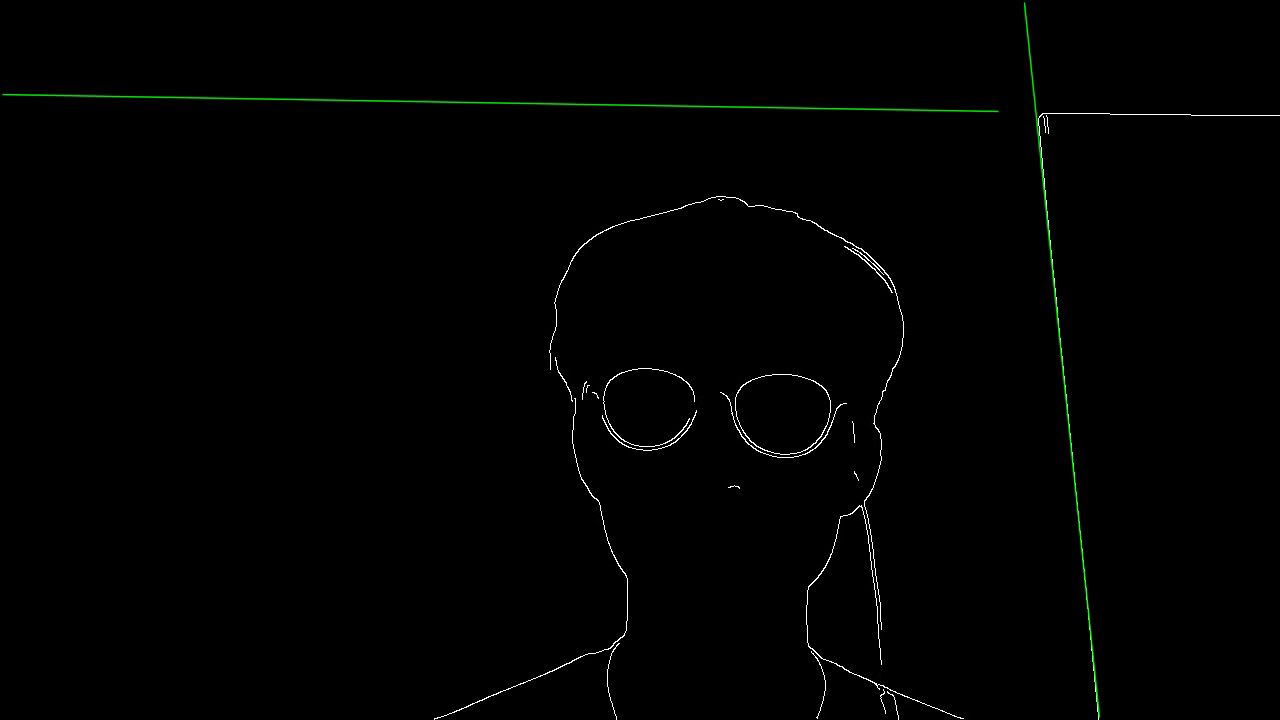
//> input picture frame 15 of OpenCV_Test/image/vedio.avi, 1280 x 720 px, given in place of vedio1.avi, which was not available
$ ./main   (built with g++ and OpenCV 4)
//> lines starting //> are read from the running program, lines starting //| are printed output that depends on the picture; after the words box and inside, x2 and y2 are one past the last pixel; in counts of white or black regions, pixels touching at a corner belong together; pictures that were not available may be replaced by others from this repository, and a replacement may not be noted

#include <opencv2/opencv.hpp>
#include <cstdlib>
#include <time.h>
using namespace std;
using namespace cv;

void draw_houghLines(Mat src, Mat &dst, vector<Vec2f> lines, int nline) {
	cvtColor(src, dst, CV_GRAY2BGR);
	for (size_t i = 0; i < min((int)lines.size(), nline); i++) {
		float rho = lines[i][0], theta = lines[i][1];
		double a = cos(theta), b = sin(theta);
		Point2d pt(a*rho, b*rho);
		Point2d delta(1000 * -b, 1000 * a);
		line(dst, pt + delta, pt - delta, Scalar(0, 255, 0), 1, LINE_AA);
	}
}

int main() {
	VideoCapture capture("./image/vedio1.avi");
	if (!capture.isOpened()) {
		exit(1);
	}

	double rho = 1, theta = CV_PI / 180;
	Mat frame;
	Mat canny, edge, dst1;
	double fps = 29.97;
	Size size;
	int fourcc = VideoWriter::fourcc('D', 'X', '5', '0');
	capture.read(frame);
//> frame is the input picture: 720 rows x 1280 cols, CV_8UC3; mean B, G, R 1.2, 1.8, 1.2
	VideoWriter writer;
	writer.open("./image/vedio.avi", fourcc, fps, frame.size());
	CV_Assert(writer.isOpened());
	while (capture.read(frame)) {
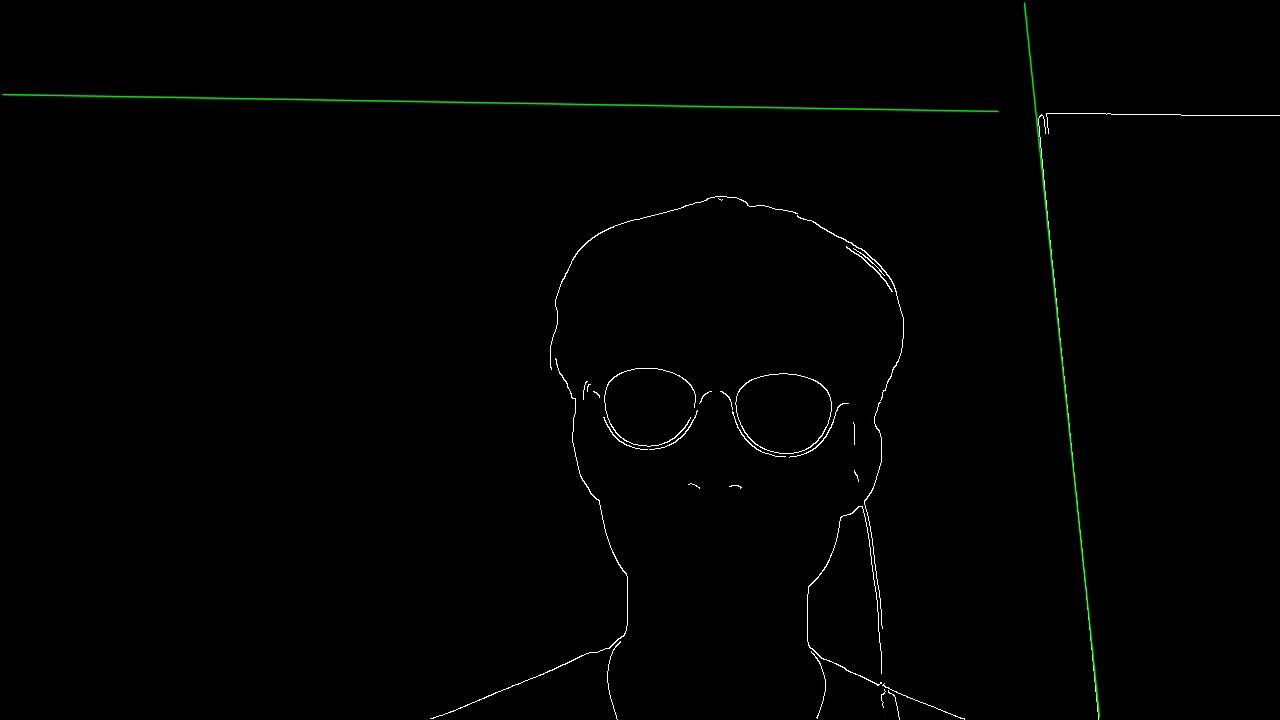
//> input picture frame 16 of OpenCV_Test/image/vedio.avi, 1280 x 720 px, given in place of vedio1.avi, which was not available
//> frame is the input picture: 720 rows x 1280 cols, CV_8UC3; mean B, G, R 1.3, 1.8, 1.3
		CV_Assert(frame.data);
		GaussianBlur(frame, canny, Size(5, 5), 1, 1);
		Canny(canny, edge, 100, 150);
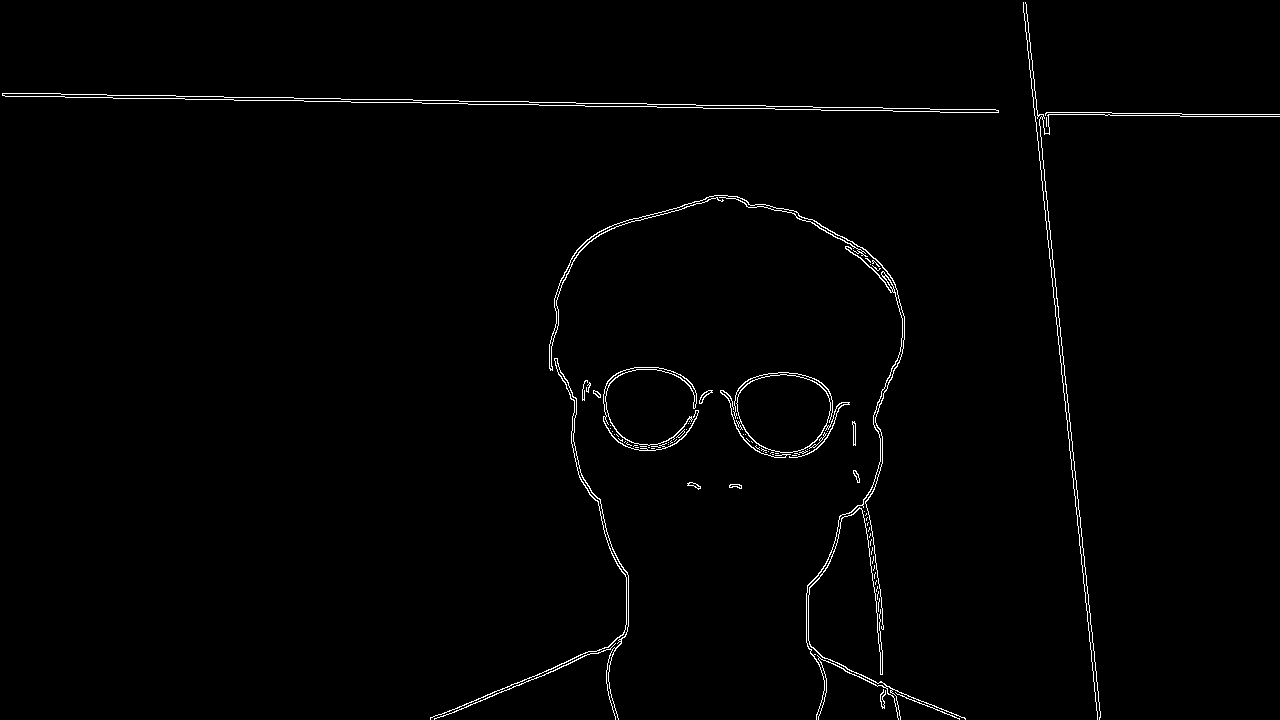
//> edge: 720 rows x 1280 cols, CV_8UC1; 1.1% white in thin lines or dots
		vector<Vec2f> lines;
		HoughLines(edge, lines, rho, theta, 130);
//> lines = 14 lines (rho, theta), first 12: [95, 1.59], [92, 1.59], [-1017, 3.04], [-1020, 3.04], [114, 1.57], [-1025, 3.05], [830, 1.17], [83, 1.61], [85, 1.61], [829, 1.19], [-1013, 3.02], [-1029, 3.05]
		draw_houghLines(edge, dst1, lines, 10);
//> the loop in draw_houghLines, `for (size_t i = 0; i < min((int)lines.size(), nline); i++)` made 10 passes
//> (rho, theta, a, b, pt, delta) on passes 1 to 6: (95, 1.59, -0.0175, 1, Point(-1.66, 94.99), Point(-999.8, -17.45)), (92, 1.59, -0.0175, 1, Point(-1.61, 91.99), Point(-999.8, -17.45)), (-1017, 3.04, -0.995, 0.105, Point(1011.4, -106.3), Point(-104.5, -994.5)), (-1020, 3.04, -0.995, 0.105, Point(1014.4, -106.6), Point(-104.5, -994.5)), (114, 1.57, -4.37e-08, 1, Point(-4.98e-06, 114), Point(-1000, -4.37e-05)), (-1025, 3.05, -0.996, 0.0872, Point(1021.1, -89.33), Point(-87.16, -996.2))
//> after the loop in draw_houghLines, `for (size_t i = 0; i < min((int)lines.size(), nline); i++)`:
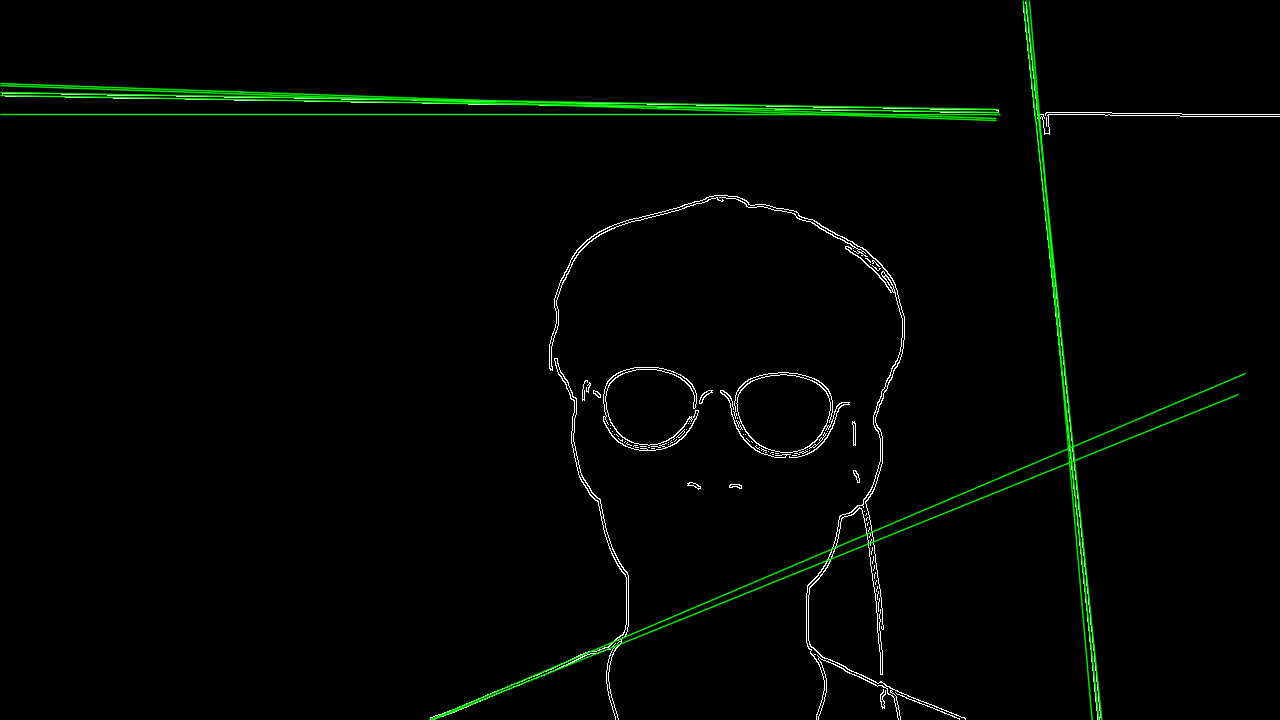
//> dst: 720 rows x 1280 cols, CV_8UC3; mean B, G, R 2.2, 5.3, 2.2

		imshow("frame", frame);
		imshow("hough", dst1);
		writer << dst1;
		if (waitKey(30) >= 0) break;
//> the Esc key is pressed
	}
	return 0;
}

$ run again, starting later in the video
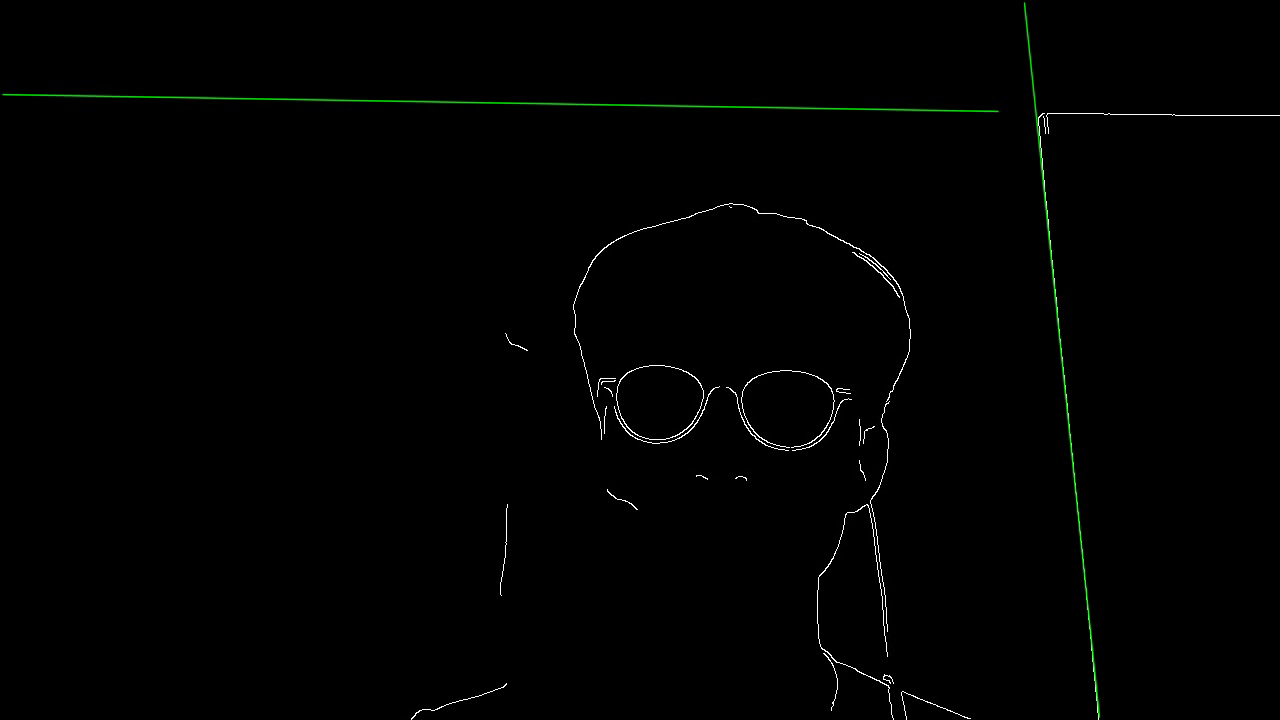
//> input picture frame 68 of OpenCV_Test/image/vedio.avi, 1280 x 720 px, given in place of vedio1.avi, which was not available
//> frame is the input picture: 720 rows x 1280 cols, CV_8UC3; mean B, G, R 1.2, 1.7, 1.2
//> `Canny(canny, edge, 100, 150);`:
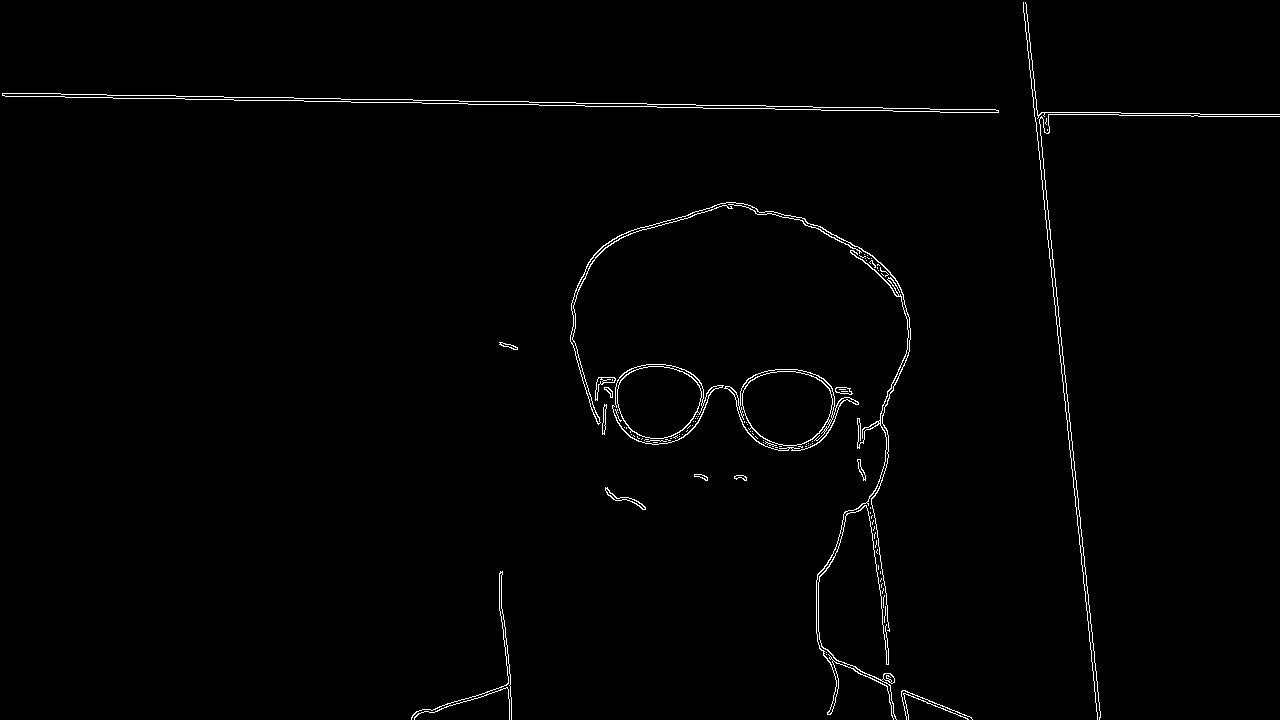
//> edge: 720 rows x 1280 cols, CV_8UC1; 1.1% white in thin lines or dots
//> lines = 14 lines (rho, theta), first 12: [95, 1.59], [92, 1.59], [-1017, 3.04], [-1020, 3.04], [114, 1.57], [-1025, 3.05], [-800, 3.02], [112, 1.57], [83, 1.61], [85, 1.61], [-1030, 3.05], [87, 1.61]
//> the loop in draw_houghLines, `for (size_t i = 0; i < min((int)lines.size(), nline); i++)` made 10 passes
//> (rho, theta, a, b, pt, delta) on passes 1 to 6: (95, 1.59, -0.0175, 1, Point(-1.66, 94.99), Point(-999.8, -17.45)), (92, 1.59, -0.0175, 1, Point(-1.61, 91.99), Point(-999.8, -17.45)), (-1017, 3.04, -0.995, 0.105, Point(1011.4, -106.3), Point(-104.5, -994.5)), (-1020, 3.04, -0.995, 0.105, Point(1014.4, -106.6), Point(-104.5, -994.5)), (114, 1.57, -4.37e-08, 1, Point(-4.98e-06, 114), Point(-1000, -4.37e-05)), (-1025, 3.05, -0.996, 0.0872, Point(1021.1, -89.33), Point(-87.16, -996.2))
//> after the loop in draw_houghLines, `for (size_t i = 0; i < min((int)lines.size(), nline); i++)`:
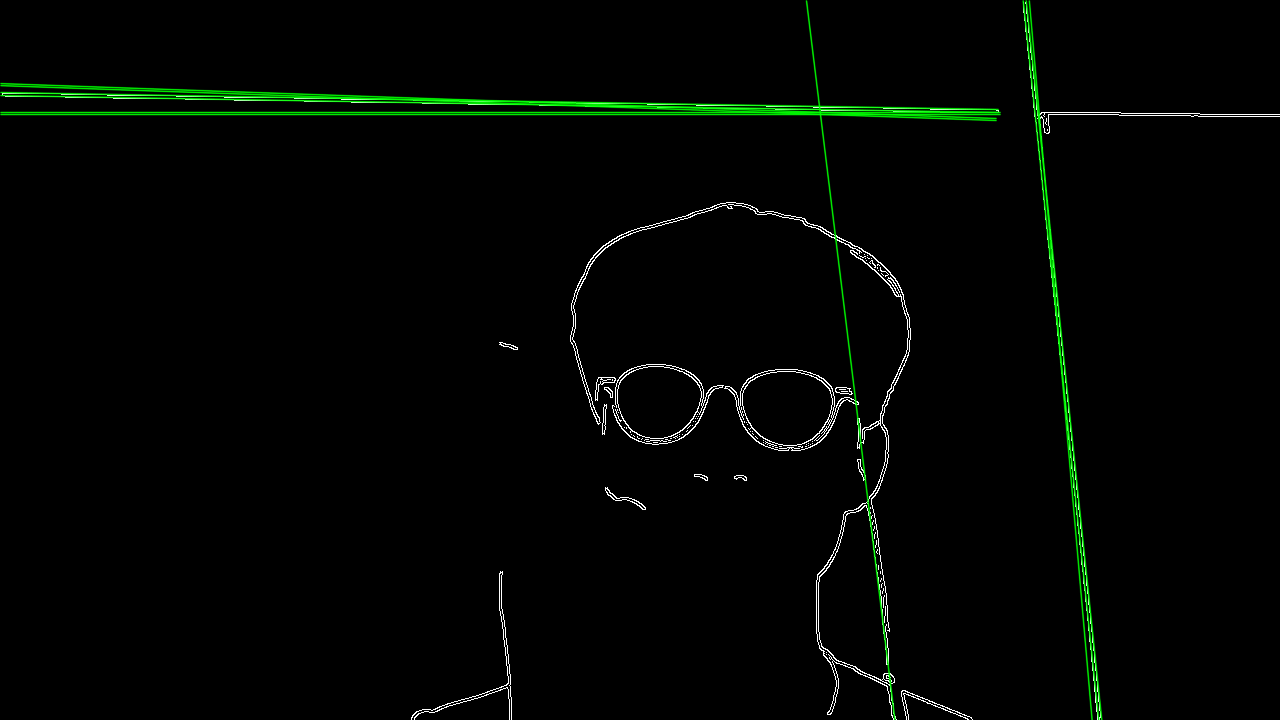
//> dst: 720 rows x 1280 cols, CV_8UC3; mean B, G, R 2.1, 5.2, 2.1

$ run again, starting later in the video
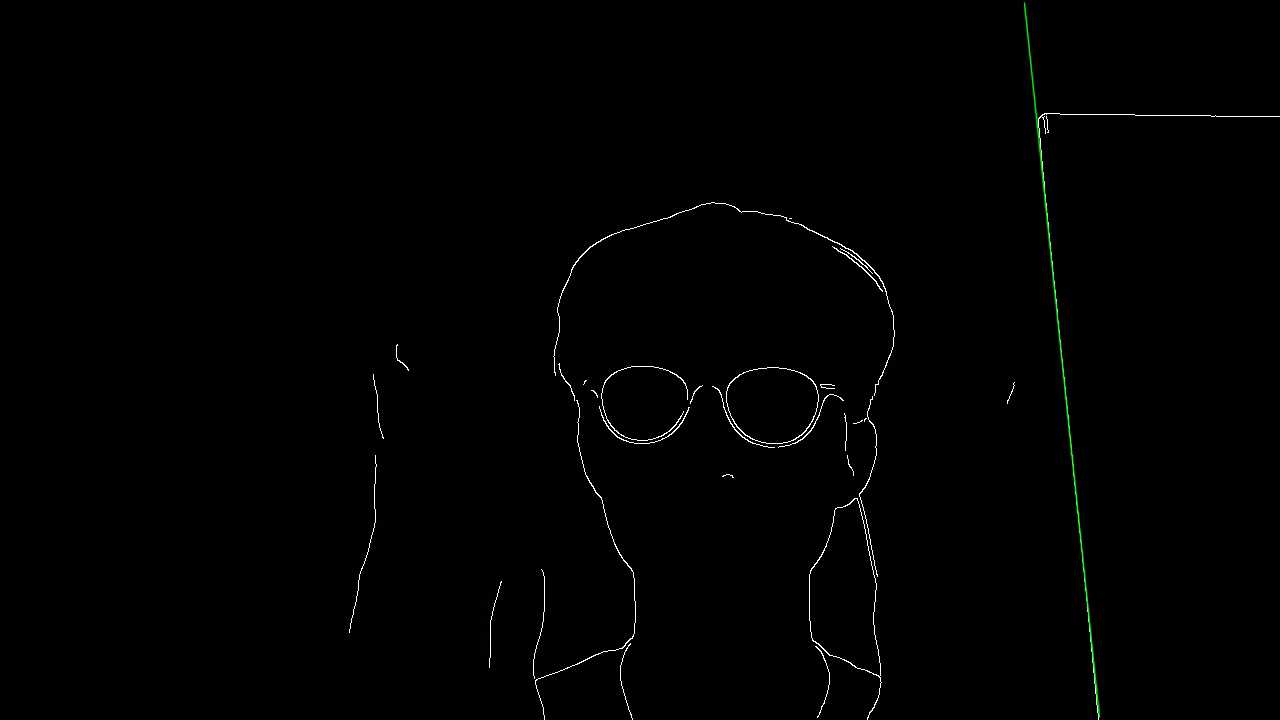
//> input picture frame 121 of OpenCV_Test/image/vedio.avi, 1280 x 720 px, given in place of vedio1.avi, which was not available
//> frame is the input picture: 720 rows x 1280 cols, CV_8UC3; mean B, G, R 1.3, 1.5, 1.3
//> `Canny(canny, edge, 100, 150);`:
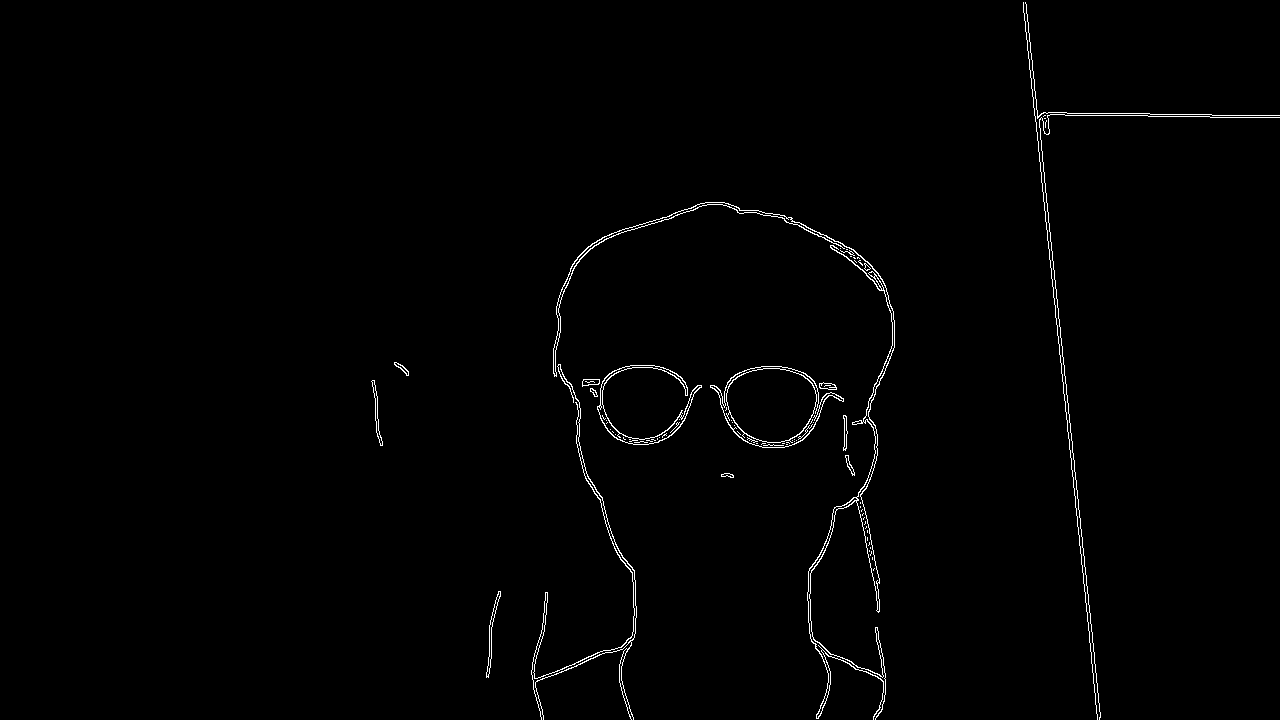
//> edge: 720 rows x 1280 cols, CV_8UC1; 0.93% white in thin lines or dots, all inside (x1, y1, x2, y2) = (371, 2, 1280, 720)
//> lines = 5 lines (rho, theta): [-1017, 3.04], [-1019, 3.04], [115, 1.57], [-1025, 3.05], [-1029, 3.05]
//> the loop in draw_houghLines, `for (size_t i = 0; i < min((int)lines.size(), nline); i++)` made 5 passes
//> (rho, theta, a, b, pt, delta) on passes 1 to 5: (-1017, 3.04, -0.995, 0.105, Point(1011.4, -106.3), Point(-104.5, -994.5)), (-1019, 3.04, -0.995, 0.105, Point(1013.4, -106.5), Point(-104.5, -994.5)), (115, 1.57, -4.37e-08, 1, Point(-5.03e-06, 115), Point(-1000, -4.37e-05)), (-1025, 3.05, -0.996, 0.0872, Point(1021.1, -89.33), Point(-87.16, -996.2)), (-1029, 3.05, -0.996, 0.0872, Point(1025.1, -89.68), Point(-87.16, -996.2))
//> after the loop in draw_houghLines, `for (size_t i = 0; i < min((int)lines.size(), nline); i++)`:
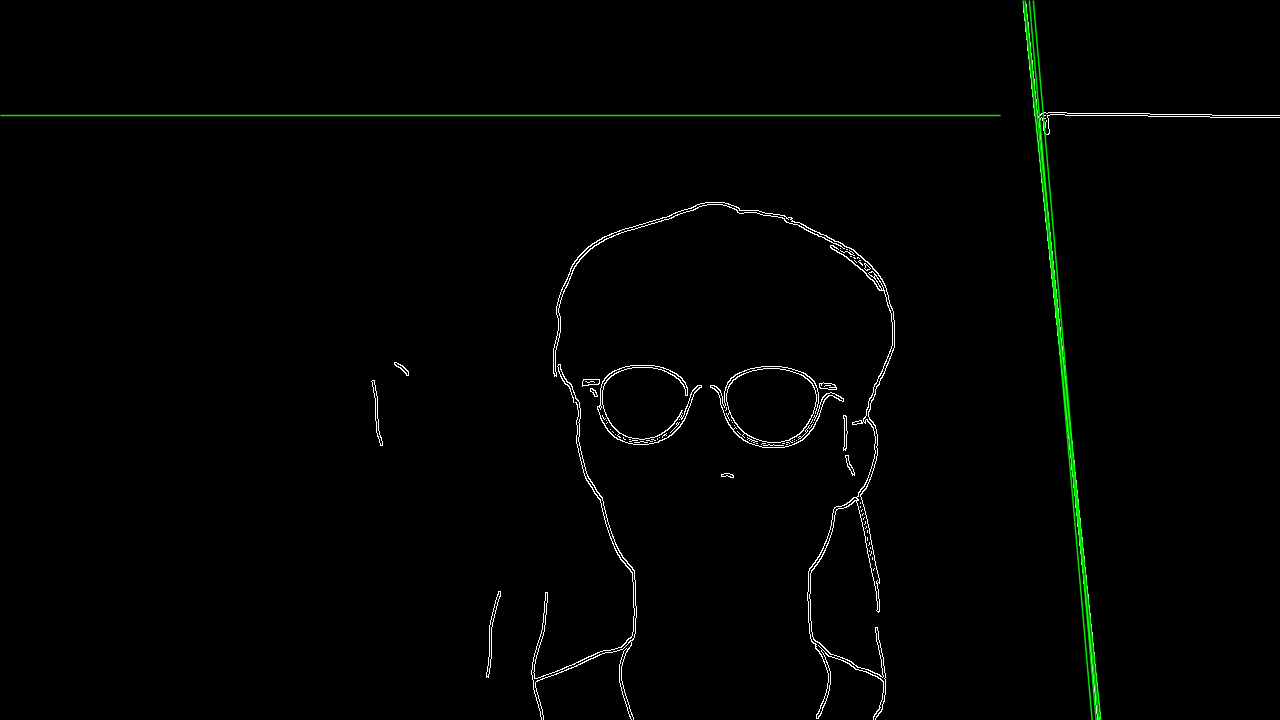
//> dst: 720 rows x 1280 cols, CV_8UC3; mean B, G, R 2.1, 3.4, 2.1
